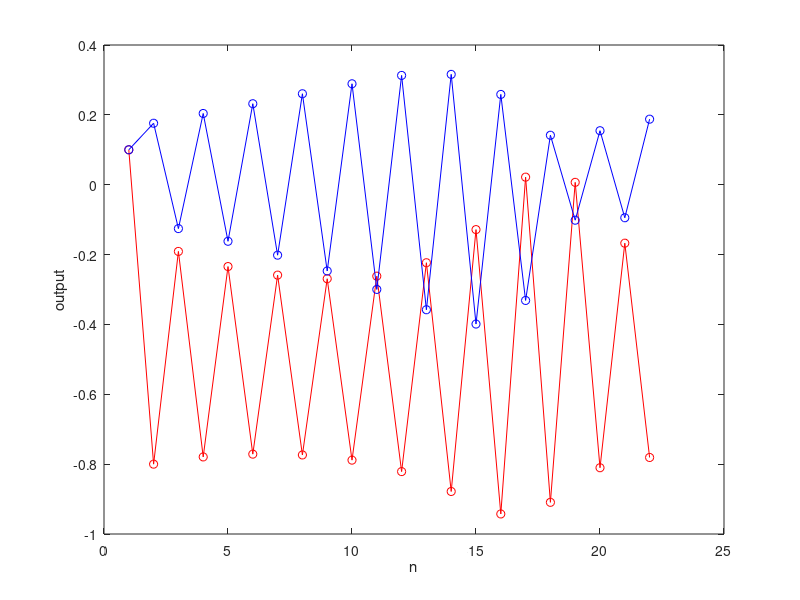
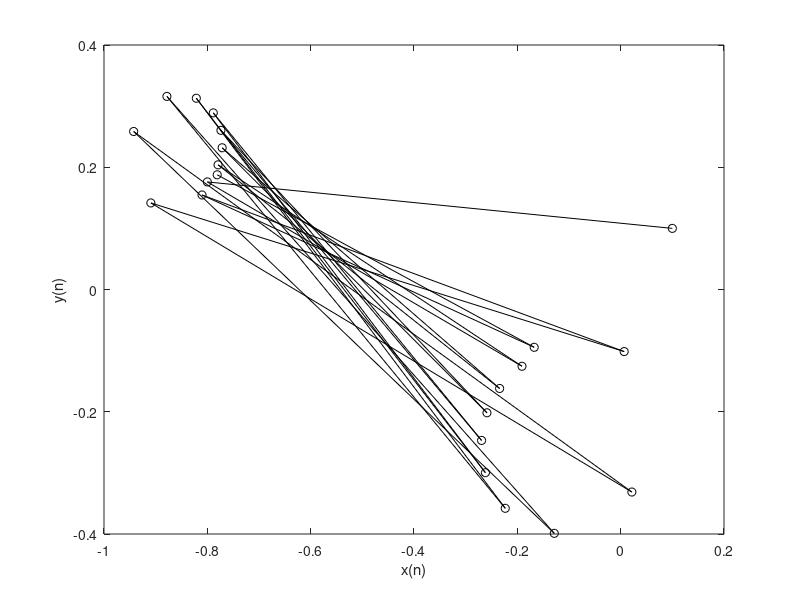

MATLAB code to generate these figures, in order:
% How much caffeine is there in the jar?

% n - number of days
% x - fraction of caffeinated 

size = 22; % max number of days to simulate
c = -0.8    % given constant for the equation
d = 0.156   % given constant for the equation

% define arrays for storing the information
x = zeros(1, size)
y = zeros(1, size)
% set starting conditions for the arrays
x(1) = 0.1
y(1) = 0.1

for n=2:size
    x(n) = x(n - 1) ^ 2 - y(n - 1) ^ 2 + c
    y(n) = 2 * x(n - 1) * y(n - 1) + d
end % finished loop through days

% THE MODEL ^
% ------------------------------------------
% THE BEHAVIOR / THE OUTPUT ? 

% x(n) and y(n) versus n
figure(1); 
plot(x,'-or');
hold on
plot(y,'-ob');
hold off
ylabel('output')
xlabel('n')
pause()

figure(2);
plot(x, y, '-ok')
ylabel('y(n)')
xlabel('x(n)')
pause();
